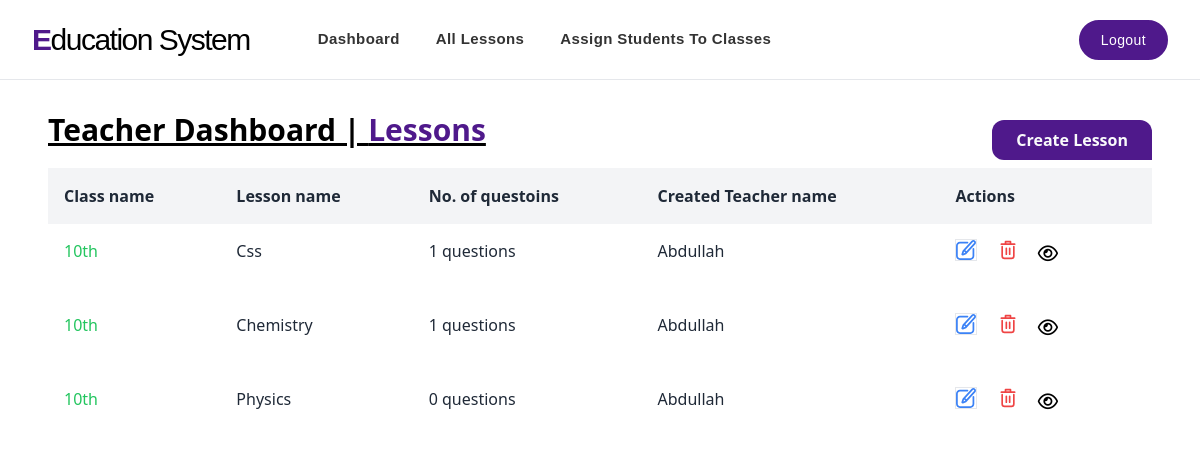
The app's page /teacher/lessons/3/ (signed in) with its own data.
### teacher/models.py (models this page shows)
class Lesson(models.Model):
    name                        = models.CharField(max_length=255)
    teacher_id                  = models.ForeignKey(CustomUser, on_delete=models.CASCADE)
    class_id                    = models.ForeignKey(Class, on_delete=models.CASCADE)

class Class(models.Model):
    name                        = models.CharField(max_length=255)
    teacher_id                  = models.ForeignKey(CustomUser, on_delete=models.CASCADE)
    def __str__(self):
        return self.name

### user_accounts/models.py (models this page shows)
class CustomUser(AbstractUser):
    username                 = None
    name                     = models.CharField(max_length=255)
    email                    = models.EmailField(max_length=255, unique=True)
    ROLE_CHOICES = [
        ('admin', 'Admin'),
        ('teacher', 'Teacher'),
        ('student', 'Student')
    ]
    role                     = models.CharField(max_length=10, choices=ROLE_CHOICES)
    class_id                 = models.ForeignKey(
        'teacher.Class',  # Using a string reference to avoid import issues
        null=True,
        blank=True,
        on_delete=models.SET_NULL
    )
    USERNAME_FIELD = 'email'
    REQUIRED_FIELDS = ['name']
    objects = MyAccountManager()
    def __str__(self):
        return self.name

### teacher/decorators.py (the view)
        @user_passes_test(lambda u: u.is_authenticated and u.role == role, login_url='/login/')
        def _wrapped_view(request, *args, **kwargs):
            if request.user.is_authenticated and request.user.role == role:
                return view_func(request, *args, **kwargs)
            else:
                return redirect('/dashboard/')

### teacher/views.py (called while the page is built)
@role_required('teacher')
def lesson_by_class(request, id):
    selected_class = Class.objects.get(id=id)
    lessons = Lesson.objects.filter(class_id=selected_class).annotate(question_count=Count('question'))
    context = {'lessons': lessons, 'selected_class': selected_class}
    return render(request, "teacher/lessons_by_class.html", context)

### teacher/templates/teacher/lessons_by_class.html (shortened to what this page needs)
{% extends "base.html" %}
{% block content %}
<main>
    <div class="p-12 pt-28">
        <div class="flex justify-between">
            <h1 class="text-3xl underline font-semibold mb-4">Teacher Dashboard | <span class="text-[#4F198B]">Lessons</span></h1>
            <a href="{% url 'create_lesson' class_id=selected_class.id %}" class="py-2">
                <button
                class="inline-block h-full px-6 mb-2 rounded-l-xl rounded-t-xl bg-[#4F198B] hover:bg-white hover:text-[#4F198B] focus:text-[#4F198B] focus:bg-gray-200 text-gray-50 font-bold leading-loose transition duration-200">
                Create Lesson
            </button>
        </a>
    </div>
        <div class="font-sans overflow-x-auto">
            {% if lessons %}
            <table class="min-w-full bg-white">
                <thead class="bg-gray-100 whitespace-nowrap">
                    <tr>
                        <th class="p-4 text-left text-base font-semibold text-gray-800">
                            Class name
                        </th>
                        <th class="p-4 text-left text-base font-semibold text-gray-800">
                            Lesson name
                        </th>
                        <th class="p-4 text-left text-base font-semibold text-gray-800">
                            No. of questoins
                        </th>
                        <th class="p-4 text-left text-base font-semibold text-gray-800">
                            Created Teacher name
                        </th>
                        <th class="p-4 text-left text-base font-semibold text-gray-800">
                            Actions
                        </th>
                    </tr>
                </thead>
                <tbody class="whitespace-nowrap">
                    {% for lesson in lessons %}
                    <tr class="hover:bg-gray-50">
                        <td class="p-4 text-[16px] text-green-500">
                            <p class="mb-5">{{lesson.class_id}}</p>
                        </td>
                        <td class="p-4 text-[16px] text-gray-800">
                            <p class="mb-5">{{lesson.name}}</p>
                        </td>
                        <td class="p-4 text-[16px] text-gray-800">
                            <p class="mb-5">{{lesson.question_count}} questions</p>
                        </td>
                        <td class="p-4 text-[16px] text-gray-800">
                            <p class="mb-5">{{lesson.teacher_id}}</p>
                        </td>
                        <td class="pb-4 px-4">
                            <a href="{% url 'update_lesson' lesson_id=lesson.id %}">
                                <button class="mr-4 border" title="Edit">
                                </button>
                            </a>
                            <a href="{% url 'delete_lesson' lesson_id=lesson.id %}">
                                <button class="mr-4" title="Delete">
                                </button>
                            </a>
                            <a href="{% url 'questions_by_lesson' lesson_id=lesson.id %}">
                                <button class="mr-4" title="View questions">
                                    <i class="fa-regular fa-eye text-lg fill-red-500 hover:fill-red-700"></i>
                                </button>
                            </a>
                        </td>
                    </tr>
                    {% endfor %}
                </tbody>
                {% else %}
                <p>No lesson found. Lets create lessons and begins the magic✨</p>
            </table>
            {% endif %}
        </div>
    </div>
</main>
{% endblock %}

### records on screen
Lesson: class_id "10th", name "Css", question_count "1", teacher_id "Abdullah"
Lesson: class_id "10th", name "Chemistry", question_count "1", teacher_id "Abdullah"
Lesson: class_id "10th", name "Physics", question_count "0", teacher_id "Abdullah"
